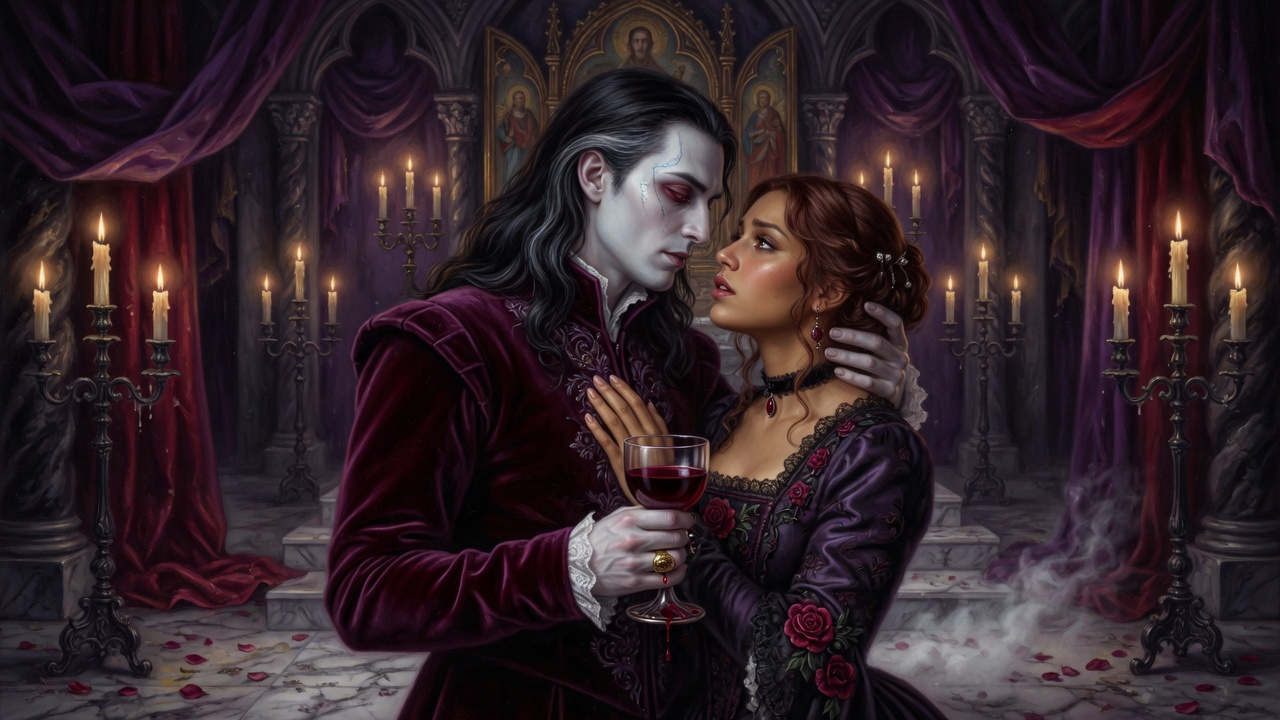
#> input picture crossing_scene_sources/crossing_terms.jpg, 1280 x 720 px
$ python convert_crossing_assets.py
#> lines starting #> are read from the running program, lines starting #| are printed output that depends on the picture
### dds_compress.py
"""Compress large mod DDS files to BC1/DXT1 for CK3 (Paradox Clausewitz engine)."""
import os
import shutil
import subprocess
import sys


def texconv_path():
    found = shutil.which("texconv")
    if found:
        return found
    raise FileNotFoundError(
        "texconv not found on PATH. Install with: winget install Microsoft.DirectXTex.Texconv"
    )


def compress_dds_dxt1(dds_path):
    """Re-encode a DDS (or overwrite in place) as opaque BC1/DXT1."""
    dds_path = os.path.normpath(dds_path)
    out_dir = os.path.dirname(dds_path)
    subprocess.run(
        [texconv_path(), "-f", "DXT1", "-m", "1", "-y", "-o", out_dir, dds_path],
        check=True,
        stdout=subprocess.DEVNULL,
        stderr=subprocess.PIPE,
        text=True,
    )


# [11 lines left out: function finalize_activity_icon_dds, not called in this run]


def finalize_activity_title_icon_dds(dds_path):
    """CK3 running-activity title bar uses ActivityType.GetHeaderIcon (164x164)."""
    finalize_activity_icon_dds(dds_path)


def finalize_activity_header_dds(dds_path):
    """CK3 activity planner header art needs RGBA + full mipmaps (not single-mip DXT1)."""
    finalize_activity_icon_dds(dds_path)


def finalize_event_type_icon_dds(dds_path):
    """CK3 event-type icons need a full RGBA mipmap chain (148x148)."""
    finalize_activity_icon_dds(dds_path)


# [17 lines left out: function compress_large_gfx_dds, not called in this run]


# [6 lines that do not run on import are left out]

### convert_crossing_assets.py
"""Build Umbral Crossing ceremony event scene DDS files (1592x848)."""
from PIL import Image, ImageEnhance
import os
import shutil
import tempfile

from dds_compress import compress_dds_dxt1

TOOLS = os.path.dirname(os.path.abspath(__file__))
MOD = os.path.normpath(os.path.join(TOOLS, "..", "lasombra_court"))
SOURCES = os.path.join(TOOLS, "crossing_scene_sources")
OUT_DIR = os.path.join(MOD, "gfx", "interface", "illustrations", "event_scenes")
EVENT_SIZE = (1592, 848)

SCENES = {
    "lasombra_court_crossing_terms": ("crossing_terms.jpg", "lasombra_court_procession_pulse_seductive.dds", {"contrast": 1.05, "color": 1.1, "tint": (40, 15, 50)}),
    "lasombra_court_crossing_heaven": ("crossing_heaven.jpg", "lasombra_court_procession_pulse_carnal.dds", {"contrast": 1.08, "color": 1.15, "tint": (55, 10, 35)}),
    "lasombra_court_crossing_vigil": ("crossing_vigil.jpg", "lasombra_court_procession_pulse_ash.dds", {"contrast": 1.1, "color": 0.95, "tint": (25, 20, 30)}),
    "lasombra_court_crossing_bite": ("crossing_bite.jpg", "lasombra_court_procession_pulse_blood.dds", {"contrast": 1.12, "color": 1.08, "tint": (45, 5, 15)}),
    "lasombra_court_crossing_awakening": ("crossing_awakening.jpg", "lasombra_court_umbral_consort.dds", {"contrast": 1.06, "color": 1.05, "tint": (30, 10, 45)}),
    "lasombra_court_crossing_court": ("crossing_court.jpg", "lasombra_court_umbral_orgy.dds", {"contrast": 1.08, "color": 1.1, "tint": (35, 12, 40)}),
    "lasombra_court_crossing_afterglow": ("crossing_afterglow.jpg", "lasombra_court_pursuit_pre_dawn.dds", {"contrast": 1.04, "color": 1.12, "tint": (50, 25, 55)}),
    "lasombra_court_crossing_covenant": ("crossing_covenant.jpg", "lasombra_court_umbral_consort.dds", {"contrast": 1.07, "color": 1.14, "tint": (60, 12, 40)}),
}


def crop_cover(img, tw, th):
#> called with tw = 1592, th = 848
    w, h = img.size
#> w = 1280; h = 720
    target_ratio = tw / th
    src_ratio = w / h
#> src_ratio = 1.78
    if src_ratio > target_ratio:
        new_w = int(h * target_ratio)
        left = (w - new_w) // 2
        img = img.crop((left, 0, left + new_w, h))
    else:
        new_h = int(w / target_ratio)
#> new_h = 681
        top = (h - new_h) // 2
#> top = 19
        img = img.crop((0, top, w, top + new_h))
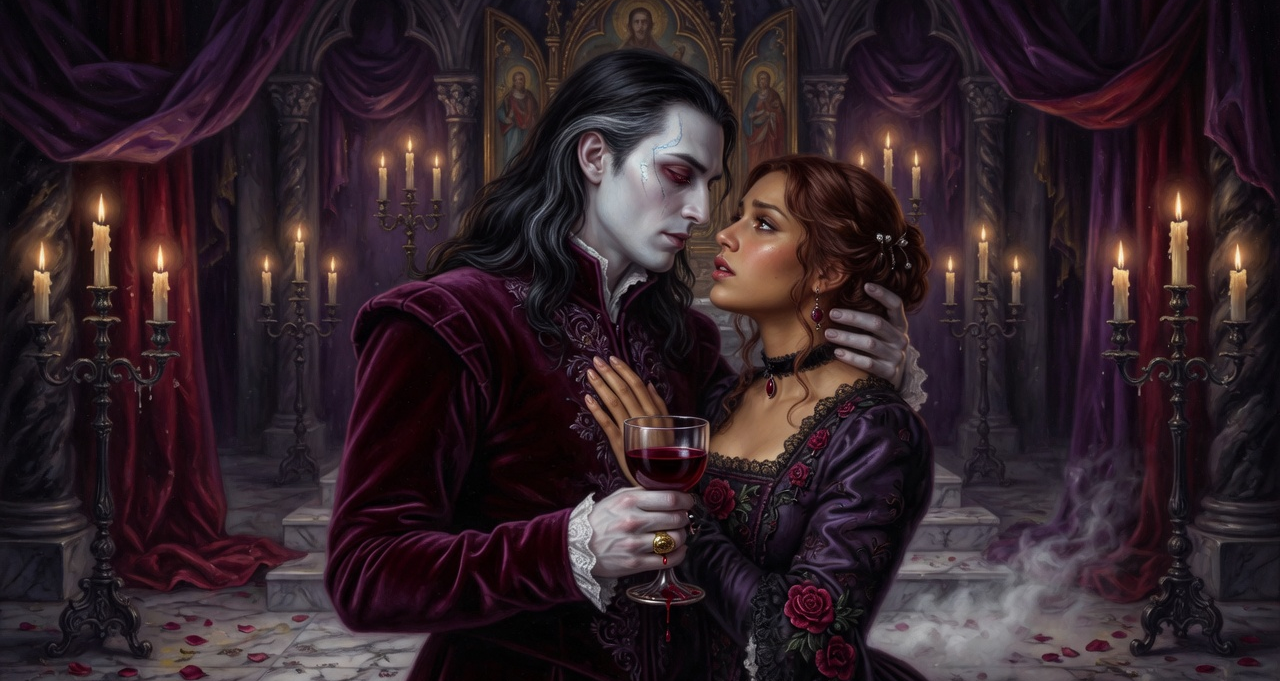
#> img: PIL image 1280x681 RGBA; mean R, G, B, A 49.9, 34.6, 40.6, 255
    return img.resize((tw, th), Image.LANCZOS)
#> returned value: PIL image 1592x848 RGBA


def apply_tint(img, tint_rgb, strength=0.18):
#> called with tint_rgb = (40, 15, 50), strength = 0.16
    tint = Image.new("RGB", img.size, tint_rgb)
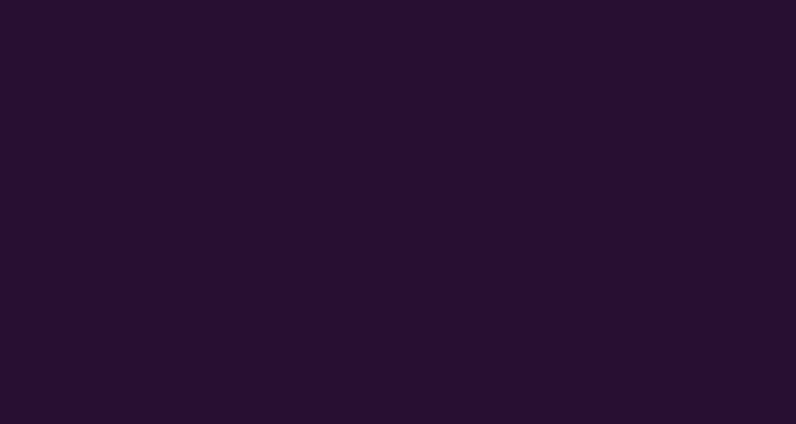
#> tint: PIL image 1592x848 RGB (shown at 1/2 size); mean R, G, B 40, 15, 50
    base = img.convert("RGB")
    return Image.blend(base, tint, strength).convert("RGBA")


def enhance(img, opts):
    rgb = ImageEnhance.Contrast(img.convert("RGB")).enhance(opts.get("contrast", 1.06))
    rgb = ImageEnhance.Color(rgb).enhance(opts.get("color", 1.05))
    return apply_tint(rgb, opts.get("tint", (30, 10, 35)), opts.get("tint_strength", 0.16))


def load_source(source_name, fallback_name):
    src_path = os.path.join(SOURCES, source_name)
    if os.path.isfile(src_path):
        return Image.open(src_path).convert("RGBA")
    fallback_path = os.path.join(OUT_DIR, fallback_name)
    if os.path.isfile(fallback_path):
        return Image.open(fallback_path).convert("RGBA")
    raise FileNotFoundError(f"no source for {source_name} or fallback {fallback_name}")


def write_scene(name, img):
    os.makedirs(OUT_DIR, exist_ok=True)
    out_path = os.path.join(OUT_DIR, f"{name}.dds")
    with tempfile.NamedTemporaryFile(suffix=".dds", delete=False) as tmp:
        tmp_path = tmp.name
    try:
        img.save(tmp_path)
        compress_dds_dxt1(tmp_path)
        shutil.move(tmp_path, out_path)
    finally:
        if os.path.exists(tmp_path):
            os.remove(tmp_path)
    print("wrote", out_path)


def ff_source_name(source_name):
    base, ext = os.path.splitext(source_name)
    return f"{base}_ff{ext}"


def build_scene(scene_name, source_name, fallback, opts):
    img = load_source(source_name, fallback)
    img = crop_cover(img, *EVENT_SIZE)
    img = enhance(img, opts)
    write_scene(scene_name, img)


def main():
    os.makedirs(SOURCES, exist_ok=True)
    for scene_name, (source_name, fallback, opts) in SCENES.items():
        build_scene(scene_name, source_name, fallback, opts)
        ff_source = ff_source_name(source_name)
        if os.path.isfile(os.path.join(SOURCES, ff_source)):
            build_scene(f"{scene_name}_ff", ff_source, fallback, opts)


if __name__ == "__main__":
#> (the run stopped early here; a loop or call above may not have finished)

$ run again, with crossing_scene_sources/crossing_bite_ff.jpg copied over crossing_scene_sources/crossing_terms.jpg
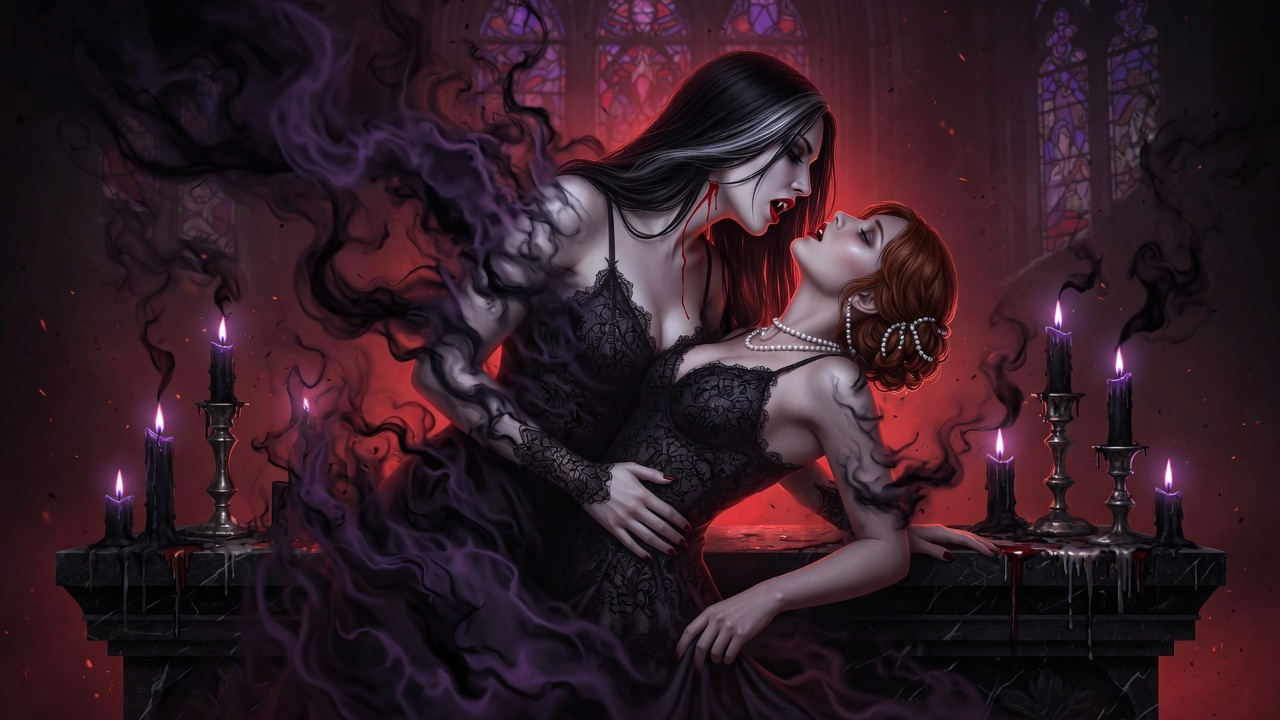
#> input picture crossing_scene_sources/crossing_bite_ff.jpg, 1280 x 720 px
#> in crop_cover, `img = img.crop((0, top, w, top + new_h))`:
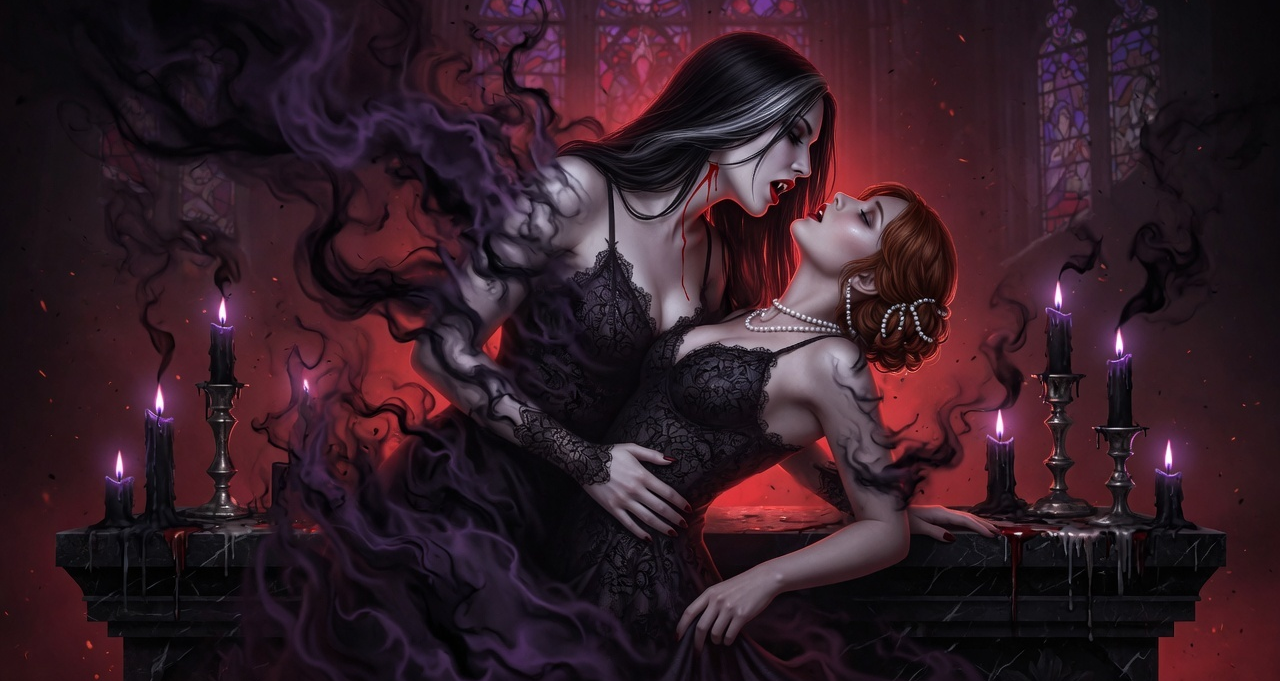
#> img: PIL image 1280x681 RGBA; mean R, G, B, A 51.3, 28.8, 38.2, 255

$ run again, with crossing_scene_sources/crossing_court_ff.jpg copied over crossing_scene_sources/crossing_terms.jpg
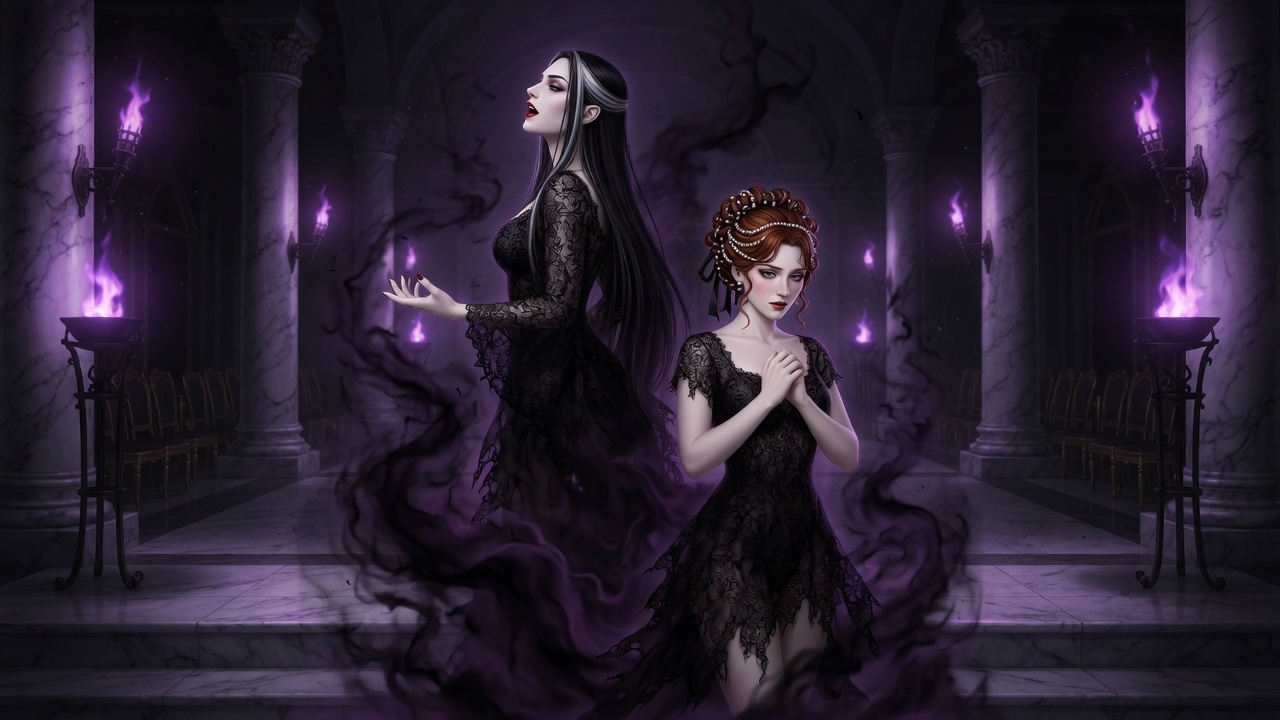
#> input picture crossing_scene_sources/crossing_court_ff.jpg, 1280 x 720 px
#> in crop_cover, `img = img.crop((0, top, w, top + new_h))`:
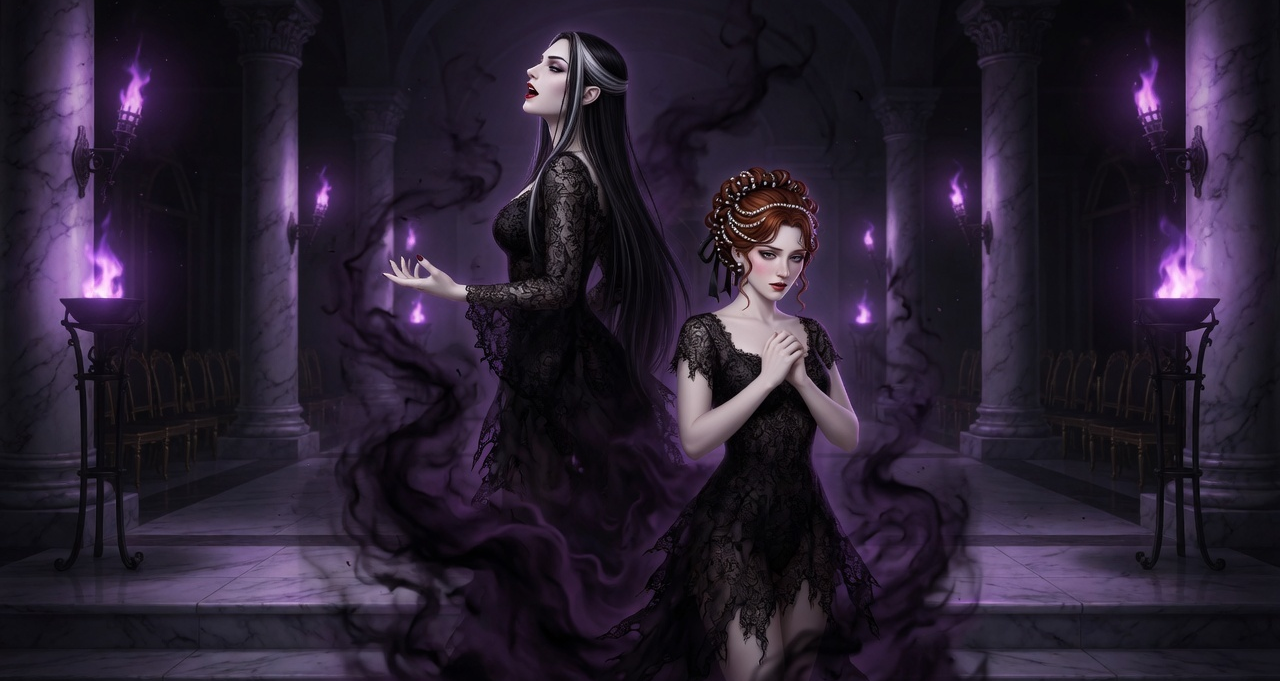
#> img: PIL image 1280x681 RGBA; mean R, G, B, A 41.3, 31.9, 48.6, 255

$ run again, with crossing_scene_sources/crossing_covenant_ff.jpg copied over crossing_scene_sources/crossing_terms.jpg
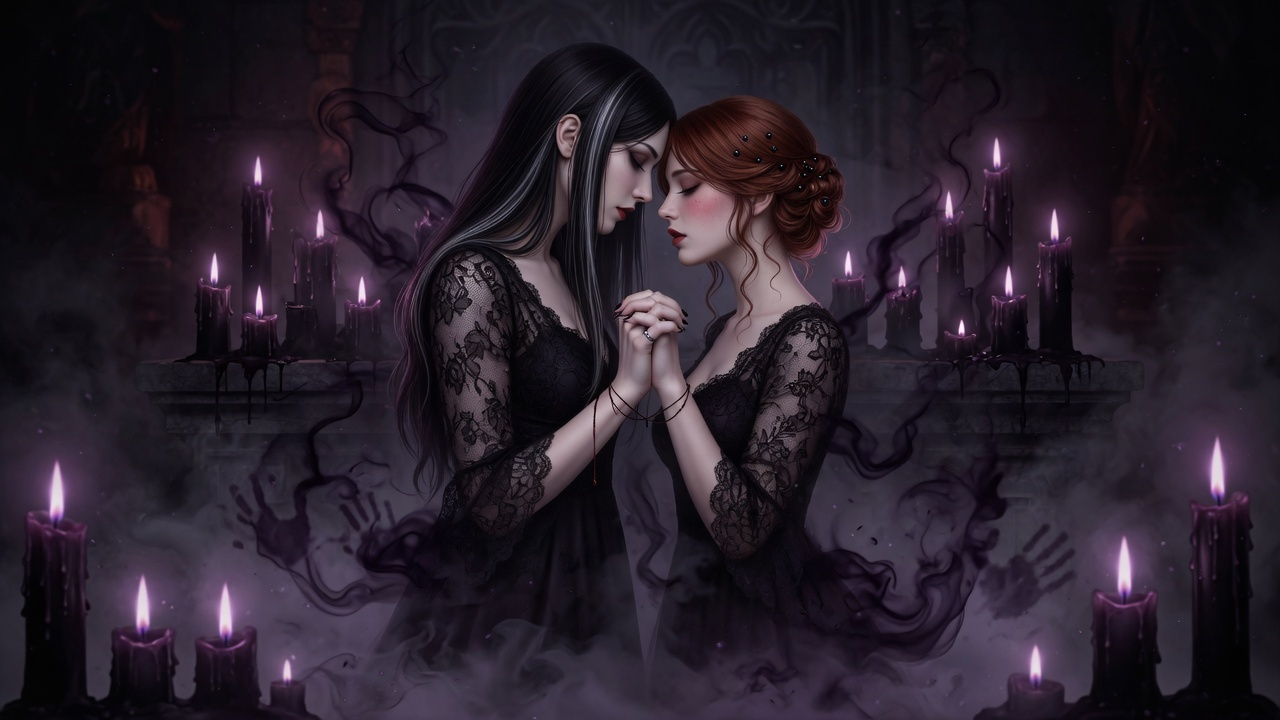
#> input picture crossing_scene_sources/crossing_covenant_ff.jpg, 1280 x 720 px
#> in crop_cover, `img = img.crop((0, top, w, top + new_h))`:
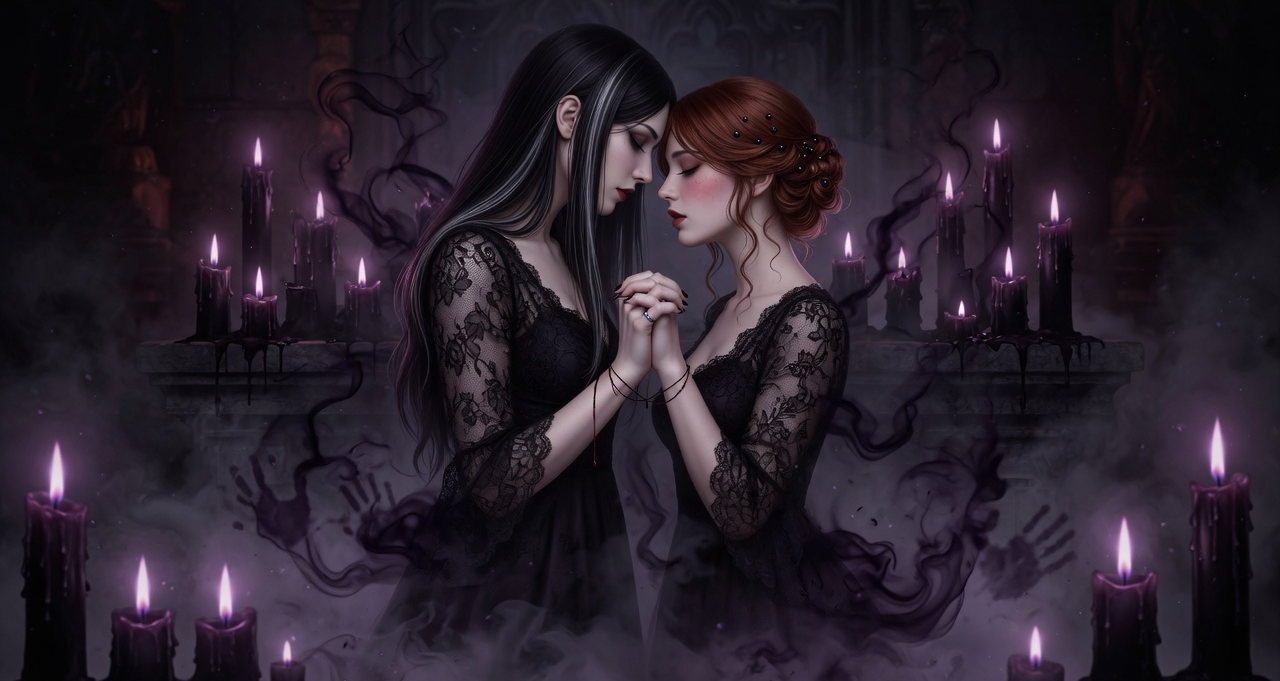
#> img: PIL image 1280x681 RGBA; mean R, G, B, A 40.5, 31.6, 43, 255
